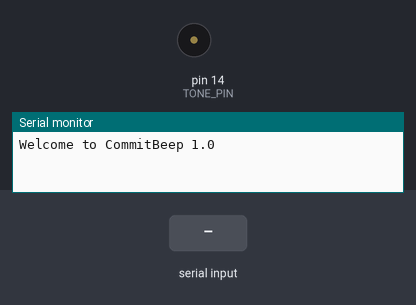
Recording of a sketch running on a simulated Arduino Uno, built with avr-gcc and run on an emulated ATmega328P. Parts: buzzer (waves = sounding), the last lines printed to the serial monitor. The inputs (shaded band) are chosen by the test bench.

Above: at 1.2 s.
1.3 s: "f" received over Serial
At 1.9 s:
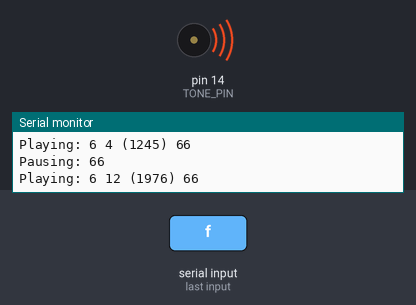
4.3 s: "90,45\n" received over Serial
Timing chart, 0 to 13.3 s (numbered marks = the images above; inputs shaded):
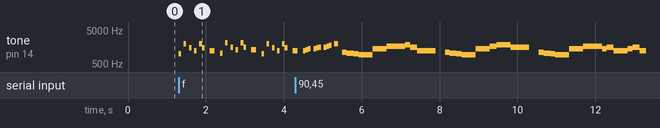

Measured:
- after the input at 1.3 s, tone on pin 14 (TONE_PIN): plays 988 Hz for 0.07 s, 1976 Hz for 0.07 s, 1480 Hz for 0.07 s, 1245 Hz for 0.07 s, 1976 Hz for 0.07 s, 1480 Hz for 0.07 s … (21 notes in this stretch), starting at once

The sketch:

commit_beep.ino
```cpp
#define OCTAVE_OFFSET 0
#define TONE_PIN 14

#define NOTE_C4  262
#define NOTE_CS4 277
#define NOTE_D4  294
#define NOTE_DS4 311
#define NOTE_E4  330
#define NOTE_F4  349
#define NOTE_FS4 370
#define NOTE_G4  392
#define NOTE_GS4 415
#define NOTE_A4  440
#define NOTE_AS4 466
#define NOTE_B4  494
#define NOTE_C5  523
#define NOTE_CS5 554
#define NOTE_D5  587
#define NOTE_DS5 622
#define NOTE_E5  659
#define NOTE_F5  698
#define NOTE_FS5 740
#define NOTE_G5  784
#define NOTE_GS5 831
#define NOTE_A5  880
#define NOTE_AS5 932
#define NOTE_B5  988
#define NOTE_C6  1047
#define NOTE_CS6 1109
#define NOTE_D6  1175
#define NOTE_DS6 1245
#define NOTE_E6  1319
#define NOTE_F6  1397
#define NOTE_FS6 1480
#define NOTE_G6  1568
#define NOTE_GS6 1661
#define NOTE_A6  1760
#define NOTE_AS6 1865
#define NOTE_B6  1976
#define NOTE_C7  2093
#define NOTE_CS7 2217
#define NOTE_D7  2349
#define NOTE_DS7 2489
#define NOTE_E7  2637
#define NOTE_F7  2794
#define NOTE_FS7 2960
#define NOTE_G7  3136
#define NOTE_GS7 3322
#define NOTE_A7  3520
#define NOTE_AS7 3729
#define NOTE_B7  3951

int notes[] = { 0,
NOTE_C4, NOTE_CS4, NOTE_D4, NOTE_DS4, NOTE_E4, NOTE_F4, NOTE_FS4, NOTE_G4, NOTE_GS4, NOTE_A4, NOTE_AS4, NOTE_B4,
NOTE_C5, NOTE_CS5, NOTE_D5, NOTE_DS5, NOTE_E5, NOTE_F5, NOTE_FS5, NOTE_G5, NOTE_GS5, NOTE_A5, NOTE_AS5, NOTE_B5,
NOTE_C6, NOTE_CS6, NOTE_D6, NOTE_DS6, NOTE_E6, NOTE_F6, NOTE_FS6, NOTE_G6, NOTE_GS6, NOTE_A6, NOTE_AS6, NOTE_B6,
NOTE_C7, NOTE_CS7, NOTE_D7, NOTE_DS7, NOTE_E7, NOTE_F7, NOTE_FS7, NOTE_G7, NOTE_GS7, NOTE_A7, NOTE_AS7, NOTE_B7
};

char *song1 = "Pac Man:d=4,o=5,b=112:32b,32p,32b6,32p,32f#6,32p,32d#6,32p,32b6,32f#6,16p,16d#6,16p,32c6,32p,32c7,32p,32g6,32p,32e6,32p,32c7,32g6,16p,16e6,16p,32b,32p,32b6,32p,32f#6,32p,32d#6,32p,32b6,32f#6,16p,16d#6,16p,32d#6,32e6,32f6,32p,32f6,32f#6,32g6,32p,32g6,32g#6,32a6,32p,32b.6";
char *song2 = "LeisureSuit:d=16,o=6,b=56:f.5,f#.5,g.5,g#5,32a#5,f5,g#.5,a#.5,32f5,g#5,32a#5,g#5,8c#.,a#5,32c#,a5,a#.5,c#.,32a5,a#5,32c#,d#,8e,c#.,f.,f.,f.,f.,f,32e,d#,8d,a#.5,e,32f,e,32f,c#,d#.,c#";
char *song3 = "Bond:d=4,o=5,b=320:c,8d,8d,d,2d,c,c,c,c,8d#,8d#,2d#,d,d,d,c,8d,8d,d,2d,c,c,c,c,8d#,8d#,d#,2d#,d,c#,c,c6,1b.,g,f,1g.";
char *song4 = "Terminator II:d=4,o=5,b=90:32d6,16e6,2f6,8e6,8c6,2f,16p,32d6,16e6,2f6,8e6,8c6,2a6,2g6";
char *song5 = "Toccata:d=4,o=5,b=160:16a4,16g4,1a4,16g4,16f4,16d4,16e4,2c#4,16p,d.4,2p,16a4,16g4,1a4,8e.4,8f.4,8c#.4,2d4";
char *song6 = "fifth:d=4,o=5,b=63:8P,8G5,8G5,8G5,2D#5";
char *song7 = "Flinstones:d=4,o=5,b=40:32p,16f6,16a#,16a#6,32g6,16f6,16a#.,16f6,32d#6,32d6,32d6,32d#6,32f6,16a#,16c6,d6";
char *song8 = "Tetris:d=4,o=5,b=160:e6,8b,8c6,8d6,16e6,16d6,8c6,8b,a,8a,8c6,e6,8d6,8c6,b,8b,8c6,d6,e6,c6,a,2a,8p,d6,8f6,a6,8g6,8f6,e6,8e6,8c6,e6,8d6,8c6,b,8b,8c6,d6,e6,c6,a,a";
char *song9 = "MahnaMahna:d=16,o=6,b=125:c#,c.,b5,8a#.5,8f.,4g#,a#,g.,4d#,8p,c#,c.,b5,8a#.5,8f.,g#.,8a#.,4g,8p,c#,c.,b5,8a#.5,8f.,4g#,f,g.,8d#.,f,g.,8d#.,f,8g,8d#.,f,8g,d#,8c,a#5,8d#.,8d#.,4d#,8d#.";


// Начальные установки
void setup() {
  Serial.begin(9600);
  Serial.println("Welcome to CommitBeep 1.0");
}

#define isdigit(n) (n >= '0' && n <= '9')

void play_rtttl(char *p)
{
  // Absolutely no error checking in here

  byte default_dur = 4;
  byte default_oct = 6;
  int bpm = 63;
  int num;
  long wholenote;
  long duration;
  byte note;
  byte scale;

  // format: d=N,o=N,b=NNN:
  // find the start (skip name, etc)

  while(*p != ':') p++;    // ignore name
  p++;                     // skip ':'

  // get default duration
  if(*p == 'd')
  {
    p++; p++;              // skip "d="
    num = 0;
    while(isdigit(*p))
    {
      num = (num * 10) + (*p++ - '0');
    }
    if(num > 0) default_dur = num;
    p++;                   // skip comma
  }

  Serial.print("ddur: "); Serial.println(default_dur, 10);

  // get default octave
  if(*p == 'o')
  {
    p++; p++;              // skip "o="
    num = *p++ - '0';
    if(num >= 3 && num <=7) default_oct = num;
    p++;                   // skip comma
  }

  Serial.print("doct: "); Serial.println(default_oct, 10);

  // get BPM
  if(*p == 'b')
  {
    p++; p++;              // skip "b="
    num = 0;
    while(isdigit(*p))
    {
      num = (num * 10) + (*p++ - '0');
    }
    bpm = num;
    p++;                   // skip colon
  }

  Serial.print("bpm: "); Serial.println(bpm, 10);

  // BPM usually expresses the number of quarter notes per minute
  wholenote = (60 * 1000L / bpm) * 4;  // this is the time for whole note (in milliseconds)

  Serial.print("wn: "); Serial.println(wholenote, 10);


  // now begin note loop
  while(*p)
  {
    // first, get note duration, if available
    num = 0;
    while(isdigit(*p))
    {
      num = (num * 10) + (*p++ - '0');
    }

    if(num) duration = wholenote / num;
    else duration = wholenote / default_dur;  // we will need to check if we are a dotted note after

    // now get the note
    note = 0;

    switch(*p)
    {
      case 'c':
        note = 1;
        break;
      case 'd':
        note = 3;
        break;
      case 'e':
        note = 5;
        break;
      case 'f':
        note = 6;
        break;
      case 'g':
        note = 8;
        break;
      case 'a':
        note = 10;
        break;
      case 'b':
        note = 12;
        break;
      case 'p':
      default:
        note = 0;
    }
    p++;

    // now, get optional '#' sharp
    if(*p == '#')
    {
      note++;
      p++;
    }

    // now, get optional '.' dotted note
    if(*p == '.')
    {
      duration += duration/2;
      p++;
    }

    // now, get scale
    if(isdigit(*p))
    {
      scale = *p - '0';
      p++;
    }
    else
    {
      scale = default_oct;
    }

    scale += OCTAVE_OFFSET;

    if(*p == ',')
      p++;       // skip comma for next note (or we may be at the end)

    // now play the note

    if(note)
    {
      Serial.print("Playing: ");
      Serial.print(scale, 10); Serial.print(' ');
      Serial.print(note, 10); Serial.print(" (");
      Serial.print(notes[(scale - 4) * 12 + note], 10);
      Serial.print(") ");
      Serial.println(duration, 10);
      tone(TONE_PIN, notes[(scale - 4) * 12 + note]);
      delay(duration);
      noTone(TONE_PIN);
    }
    else
    {
      Serial.print("Pausing: ");
      Serial.println(duration, 10);
      delay(duration);
    }
  }
}

// Бибикало
void beep(int melody) {
  switch ((int)melody) {
    case '2': {
      play_rtttl(song2);
      break;
    }
    case '3': {
      play_rtttl(song3);
      break;
    }
    case '4': {
      play_rtttl(song4);
      break;
    }
    case '5': {
      play_rtttl(song5);
      break;
    }
    case '6': {
      play_rtttl(song6);
      break;
    }
    case '7': {
      play_rtttl(song7);
      break;
    }
    case '8': {
      play_rtttl(song8);
      break;
    }
    case '9': {
      play_rtttl(song9);
      break;
    }
    default: {
      play_rtttl(song1);
    }
  }
}

// Главный цикл
void loop() {
  while (Serial.available()) {
    char inChar = (char)Serial.read();
    beep(inChar);
    delay(100);
  }
}
```
